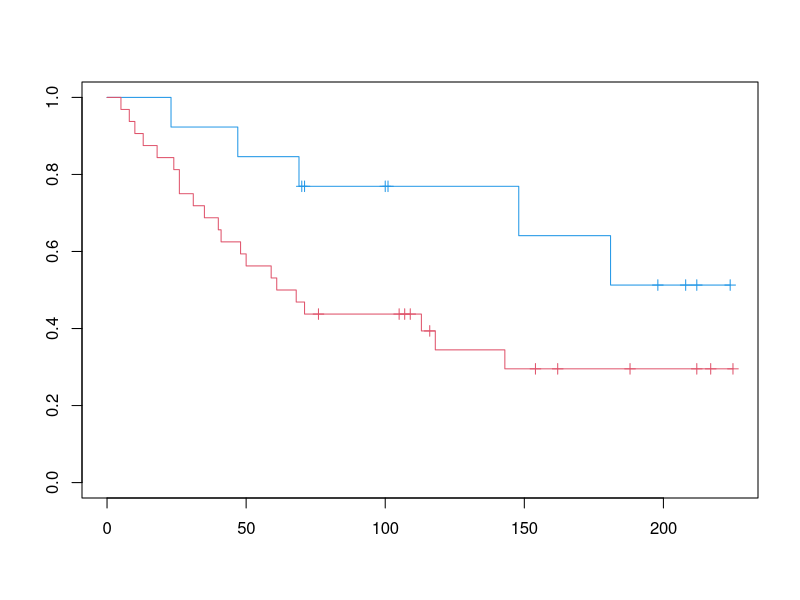
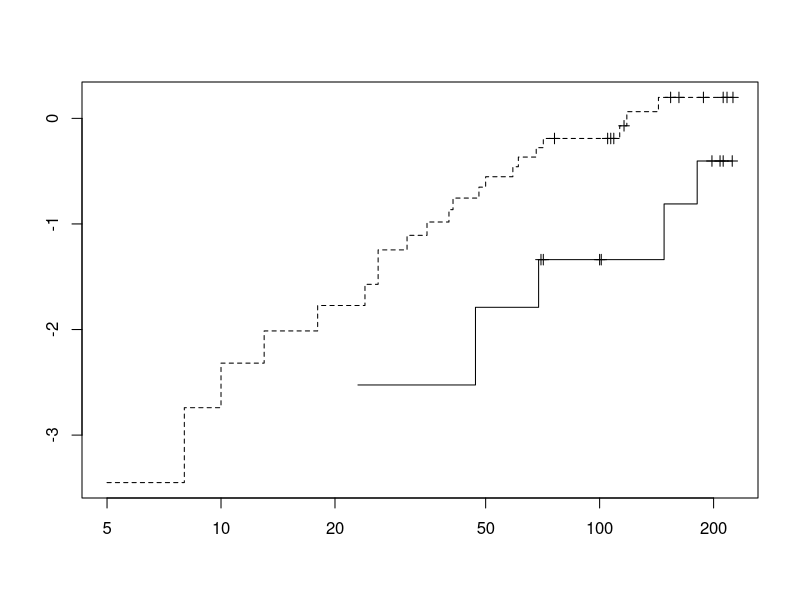
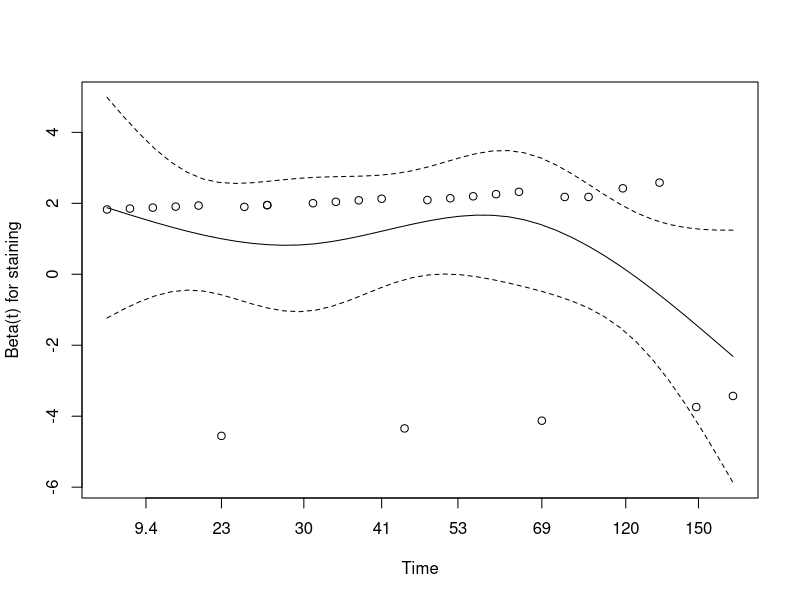
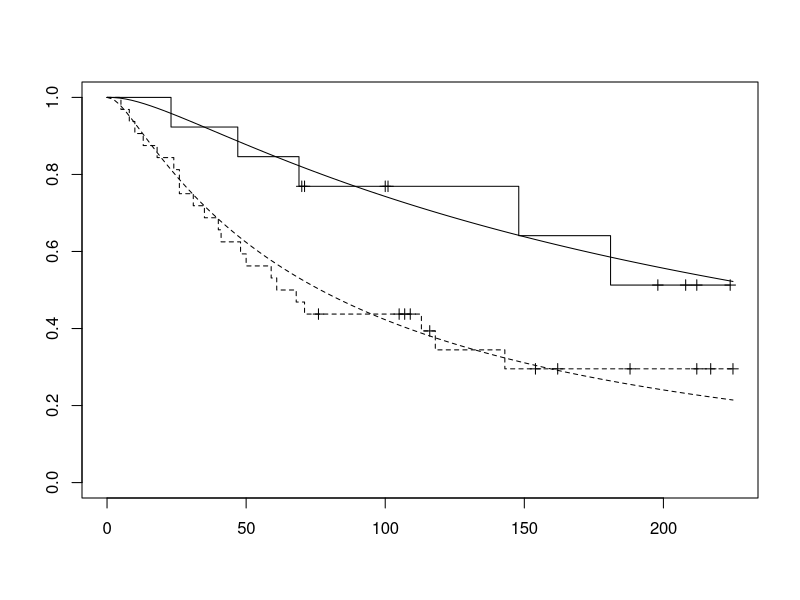
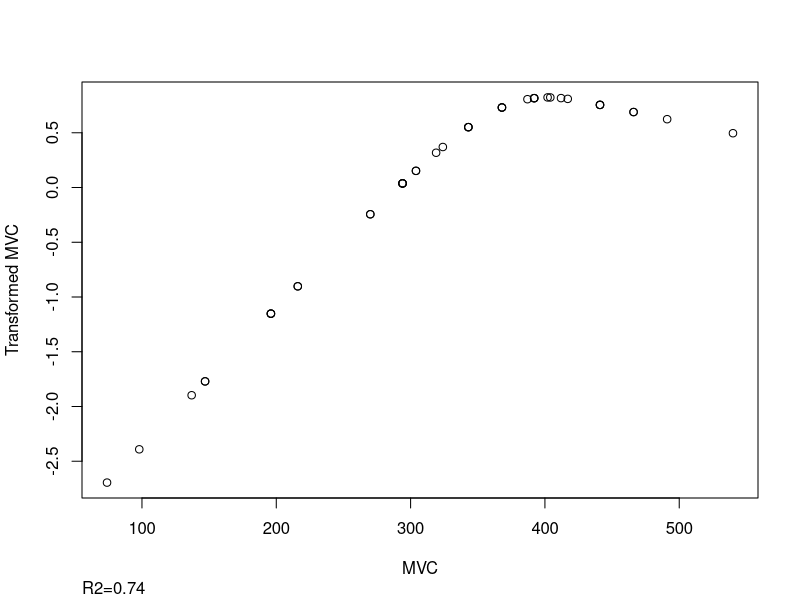
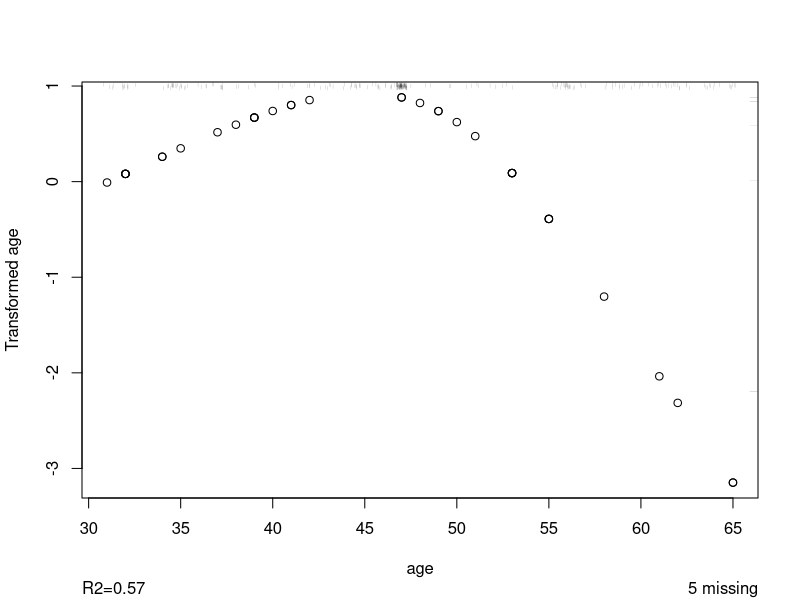
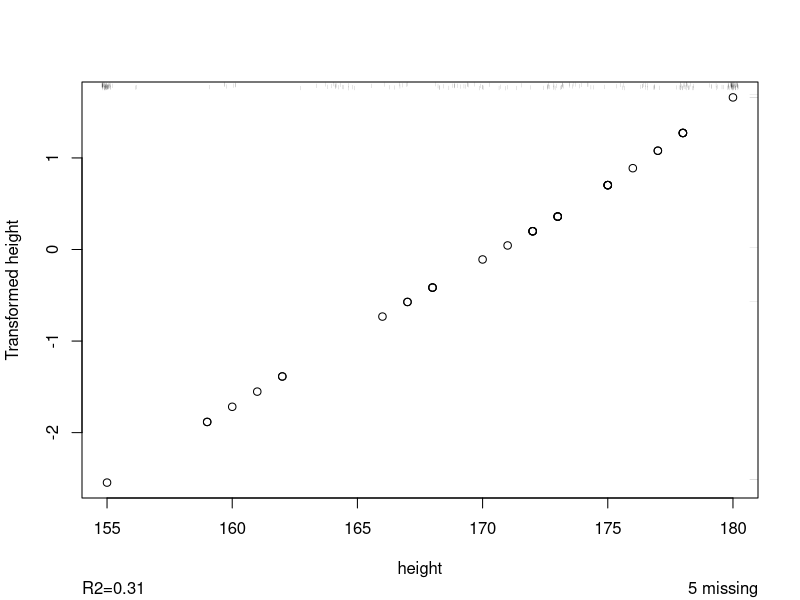

Reproduce these figures in R, in order.
# Lecture 4

# Kaplan-Meier estimates for 2 groups
if(!require(survival)) {install.packages("survival"); require(survival)}

hpa <- read.csv("data/hpa.csv")

hpa.km2 <- survfit(Surv(time, event, type="right")~staining, data=hpa)
plot(hpa.km2, col=c(4,2), conf.int=F, mark.time=T)

survdiff(Surv(time, event, type="right")~staining, data=hpa) # compare estimates
# p=0.06, no significant difference

# Cox model (slide 19)
hpa.cox <- coxph(Surv(time, event)~staining, data=hpa)
summary(hpa.cox)
# HR=2.48, 95% CI=(0.93, 6.63), p=0.07
# Insignificat association between postive HPA staining and increased risk of death

plot(hpa.km2, fun="cloglog", lty=1:2, mark.time=T) 

hpa.cox.zph <- cox.zph(hpa.cox)
hpa.cox.zph # no significant interaction with time
plot(hpa.cox.zph)

# Accelerated failure time (AFT) model
hpa.aft1 <- survreg(Surv(time, event)~staining, data=hpa, dist="lognormal")
hpa.aft1

exp(coef(hpa.aft1)[2])
exp(confint(hpa.aft1))
# AF=0.32, 95% CI=(0.11, 0.88), p=0.03
# positive HPA staining is associated with faster death

plot(hpa.km2, lty=1:2, mark.time=T)
curve(1-plnorm(x, meanlog=hpa.aft1$coef[1], sdlog=hpa.aft1$scale), add=T, lty=1)
curve(1-plnorm(x, meanlog=hpa.aft1$coef[1]+hpa.aft1$coef[2], sdlog=hpa.aft1$scale),
      add=T, lty=2)

# Missing data
# Complete case analysis
mvc <- read.csv("data/mvc.csv")
mvc.miss <- mvc
mvc.miss$age[1:10] <- NA
lm.miss <- lm(MVC~age+height, data=mvc.miss)
summary(lm.miss)

# Mean imputation
mvc.miss$age[1:10] <- NA
mvc.miss$age[1:10] <- mean(mvc.miss$age, na.rm=T)
lm.miss <- lm(MVC~age+height, data=mvc.miss); summary(lm.miss)

# Regression
mvc.miss$age[1:10] <- NA
lm.impute <- lm(age~height, data=mvc.miss)
mvc.miss$age[1:10] <- predict(lm.impute, mvc.miss)[1:10]
lm.miss <- lm(MVC~age+height, data=mvc.miss); summary(lm.miss)

# Multiple imputation
if(!require(Hmisc)) {install.packages("Hmisc"); require(Hmisc)}

mvc.miss <- mvc
mvc.miss$age[1:5] <- mvc.miss$height[6:10] <- NA
mvc.impute <- transcan(~MVC + age + height, n.impute=50, shrink=T, 
                       data=mvc.miss, imputed=T)
mvc.impute.areg <- aregImpute(~MVC + age + height, n.impute=50, data=mvc.miss)
mvc.impute.areg$imputed$age
